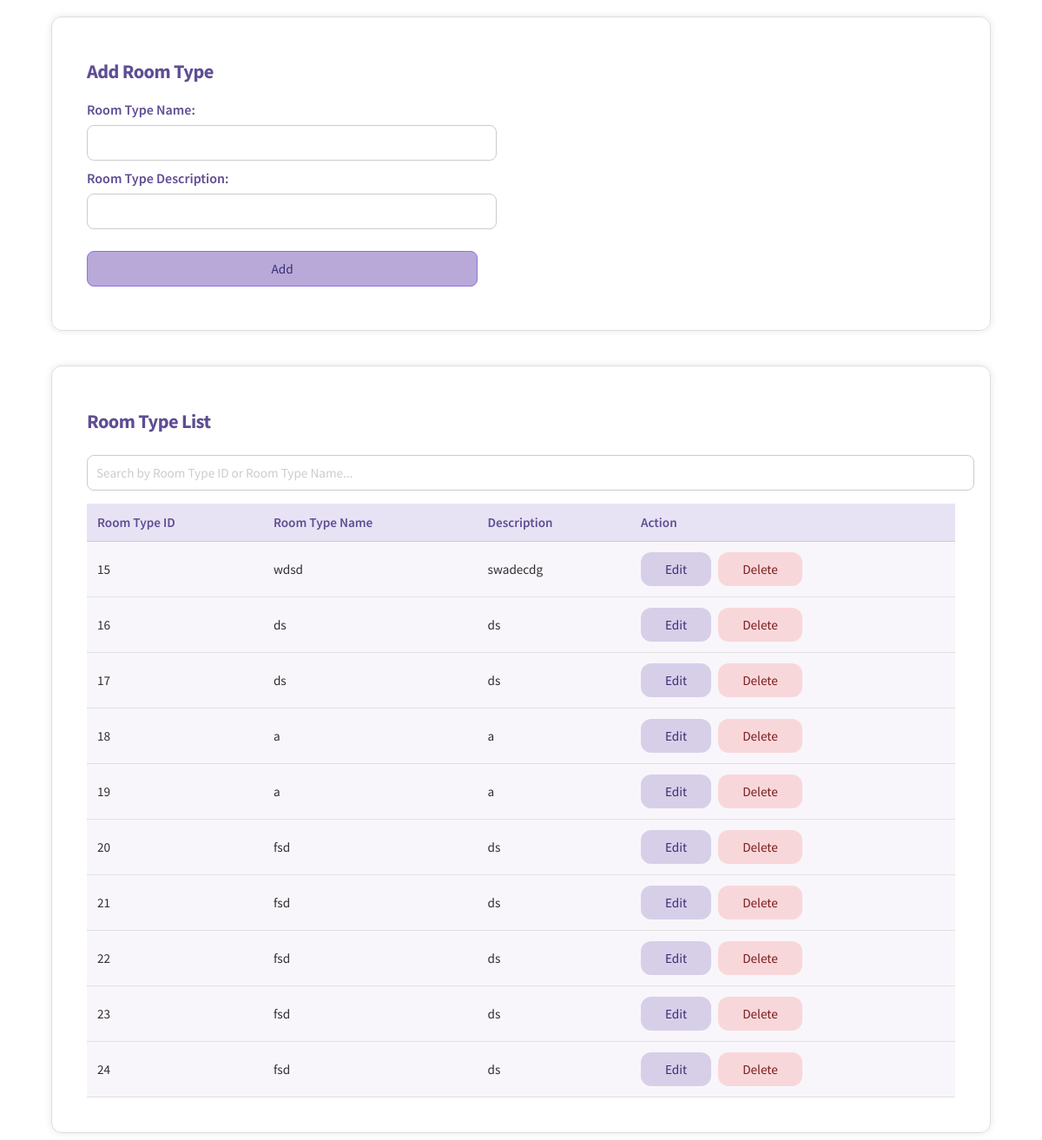
Screenshot of /room-type.php with the database file from the repository.
### tables this page shows
CREATE TABLE ROOM_TYPE(
ROOM_TYPE_ID INTEGER  NOT NULL PRIMARY KEY AUTOINCREMENT,
ROOM_TYPE_NAME TEXT NOT NULL,
ROOM_TYPE_DESCRIPTION TEXT NOT NULL
);

### functions.php (the view, shortened to what this page needs)
<?php
function createDB()
{
    return $db = new SQLite3('hotelSQL.db');
}
function RoomTypeList($editingId = null){
    $db = createDB();
    $select_query = "SELECT * FROM ROOM_TYPE";
    $result = $db->query($select_query);
    while ($row = $result->fetchArray(SQLITE3_ASSOC)) {
        if ($editingId == $row['ROOM_TYPE_ID']) {
            echo "<form method='post'><tr>";
            echo "<td>" . $row['ROOM_TYPE_ID'] . "</td>";
            echo "<td>
                    <input type='hidden' name='room-type-id' value='" . $row['ROOM_TYPE_ID'] . "'>
                    <input type='text' name='room-type-name' value='" . htmlspecialchars($row['ROOM_TYPE_NAME']) . "' required>
                  </td>";
            echo "<td>
                    <input type='text' name='room-type-desc' value='" . htmlspecialchars($row['ROOM_TYPE_DESCRIPTION']) . "' required>
                  </td>";
            echo "<td>
                    <input type='submit' class='submit-btn' name='save' value='Save'>
                    <input type='submit' class='delete-button-in-list' name='cancel' value='Cancel'>
                  </td>";
            echo "</tr></form>";
        } else {
            echo "<form method='post'><tr>";
            echo "<td>" . $row['ROOM_TYPE_ID'] . "</td>";
            echo "<td>" . $row['ROOM_TYPE_NAME'] . "</td>";
            echo "<td>" . $row['ROOM_TYPE_DESCRIPTION'] . "</td>";
            echo "<td>
                    <input type='hidden' name='room-type-id' value='" . $row['ROOM_TYPE_ID'] . "'>
                    <input type='submit' class='edit-button-in-list' name='edit' value='Edit'>
                    <input type='submit' class='delete-button-in-list' name='delete' value='Delete'>
                  </td>";
            echo "</tr></form>";
        }
    }
}
?>

### room-type.php (shortened to what this page needs)
<!DOCTYPE html>
<html lang="en">
<head>
    <link rel="stylesheet" href="style.css" />
</head>
<?php
require_once("functions.php");
$editingId = null;
?>
<body onload="loadNavbar()">
    <div class="main_content">
        <section class="add-container">
            <h2>Add Room Type</h2>
            <div class="base-form">
                <form autocomplete="off" method="post">
                    <div class="base-form">
                        <div>
                            <label for="room-type-name"> Room Type Name: </label>
                            <input type="text" id="room-type-name" name="room-type-name" required>
                        </div>
                        <div>
                            <label for="room-type-desc"> Room Type Description: </label>
                            <input type="text" id="room-type-desc" name="room-type-desc" required>
                        </div>
                        <input type="submit" class="submit-btn" name="add" value="Add">
                </form>
            </div>
        </section>
        <br /><br />
        <section class="add-container">
        <h2>Room Type List</h2>
        <div class="search-bar">
                <input type="text" id="searchInput" placeholder="Search by Room Type ID or Room Type Name..." autocomplete="off"
                    onkeyup="filterRoomTypeList(this)">
            </div>
            <table class="base-table">
                <thead>
                    <tr>
                        <th>Room Type ID</th>
                        <th>Room Type Name</th>
                        <th>Description</th>
                        <th>Action</th>
                    </tr>
                </thead>
                <tbody>
                    <?php RoomTypeList($editingId); ?>
                </tbody>
            </table>
        </section>
    </div>
</body>
</html>

### style.css (style rules this page uses)
* { font-family: "Source Sans Pro", Helvetica, sans-serif; }
h2 { text-align: center; font-weight: 300; font-size: 2.5em; color: #000000; margin-bottom: 20px; letter-spacing: -0.025em; }
input::placeholder { color: #ccc; }
label { color: #000000; display: block; margin-bottom: 8px; }
input[type="text"], input[type="password"] { width: 90%; padding: 10px; border: 1px solid #ccc; border-radius: 8px; outline: none; }
.add-container { max-width: 1000px; margin: 0 auto; padding: 30px; background: #ffffffcc; border-radius: 12px; border: 1px solid #ddd; }
.add-container h2 { color: #5f4d93; font-size: 1.4rem; font-weight: 700; margin-bottom: 20px; text-align: left; }
.add-container { display: block; }
.search-bar { margin: 10px 0; padding: 5px 0; }
.search-bar input { display: block; width: 100%; padding: 6px 10px; border: 1px solid #ccc; }
.base-table { width: 100%; border-collapse: collapse; color: #2e2e2e; font-size: 0.95rem; background-color: #fff; }
.base-table thead { background-color: #e8e3f4; }
.base-table th { text-align: left; font-weight: 600; color: #5f4d93; padding: 12px; border-bottom: 1px solid #ccc; }
.base-table td { padding: 12px; border-bottom: 1px solid #e0e0e0; }
.base-table td:last-child { display: flex; justify-content: flex-start; align-items: center; gap: 8px; }
.base-table tr:nth-child(even) { background-color: #f8f6fb; }
.base-form { display: flex; flex-direction: column; gap: 10px; }
.base-form input { padding: 8px; border: 1px solid #ccc; border-radius: 6px; background-color: #fff; width: 450px; }
.submit-btn { margin-top: 15px; background-color: #d7cfe8; color: #3b2d75; padding: 10px 0; border: none; border-radius: 8px; width: 200px; }
.add-container { max-width: 1000px; padding: 30px 40px 40px 40px; margin: 0 auto; background: rgba(255, 255, 255, 0.8); border-radius: 12px; border: 1px solid #ddd; box-shadow: 0 0 8px rgba(0, 0, 0, 0.1); }
.add-container label { font-weight: 600; color: #5f4d93; }
.add-container input { padding: 10px; border: 1px solid #ccc; border-radius: 8px; font-size: 0.95rem; background-color: #fff; transition: border-color 0.3s, box-shadow 0.3s; }
.add-container .submit-btn { background-color: #b8a9d9; border-color: #8e73e1; outline: none; }
.add-container td input[type="submit"] { padding: 10px 28px; border: none; border-radius: 12px; font-size: 0.95rem; font-weight: 500; cursor: pointer; }
.add-container .edit-button-in-list { background-color: #d7cfe8; color: #3b2d75; }
.add-container .delete-button-in-list { background-color: #f8d7da; color: #7a1c1c; }

### rows the page displays
room_type: ROOM_TYPE_ID "15", ROOM_TYPE_NAME "wdsd", ROOM_TYPE_DESCRIPTION "swadecdg"
room_type: ROOM_TYPE_ID "16", ROOM_TYPE_NAME "ds", ROOM_TYPE_DESCRIPTION "ds"
room_type: ROOM_TYPE_ID "17", ROOM_TYPE_NAME "ds", ROOM_TYPE_DESCRIPTION "ds"
room_type: ROOM_TYPE_ID "18", ROOM_TYPE_NAME "a", ROOM_TYPE_DESCRIPTION "a"
room_type: ROOM_TYPE_ID "19", ROOM_TYPE_NAME "a", ROOM_TYPE_DESCRIPTION "a"
room_type: ROOM_TYPE_ID "20", ROOM_TYPE_NAME "fsd", ROOM_TYPE_DESCRIPTION "ds"
room_type: ROOM_TYPE_ID "21", ROOM_TYPE_NAME "fsd", ROOM_TYPE_DESCRIPTION "ds"
room_type: ROOM_TYPE_ID "22", ROOM_TYPE_NAME "fsd", ROOM_TYPE_DESCRIPTION "ds"
room_type: ROOM_TYPE_ID "23", ROOM_TYPE_NAME "fsd", ROOM_TYPE_DESCRIPTION "ds"
room_type: ROOM_TYPE_ID "24", ROOM_TYPE_NAME "fsd", ROOM_TYPE_DESCRIPTION "ds"
